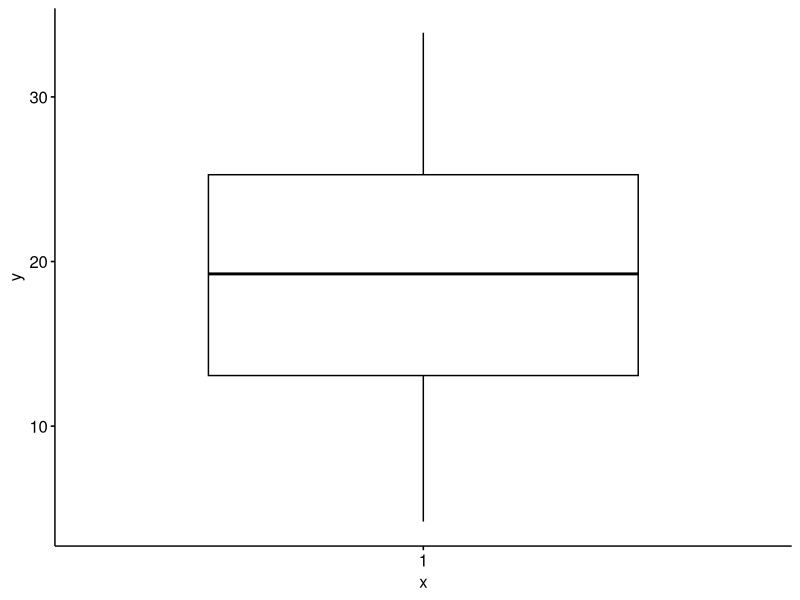
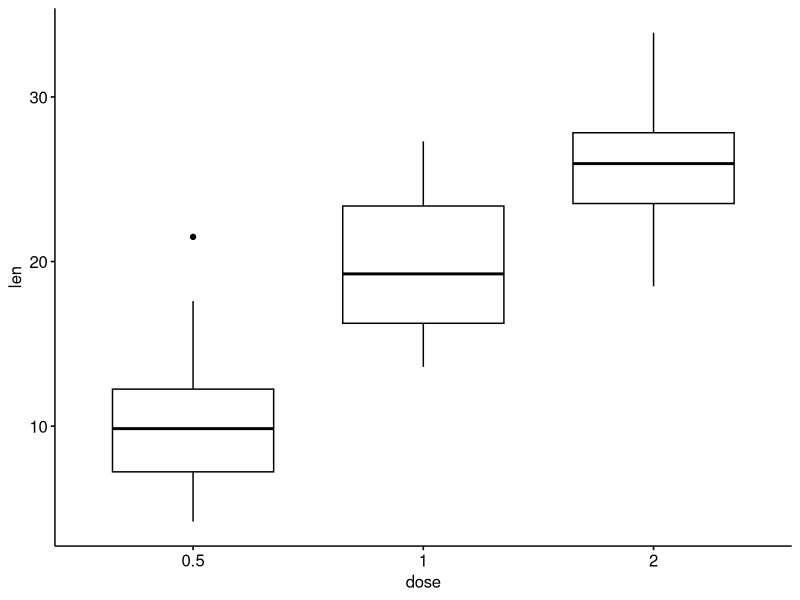
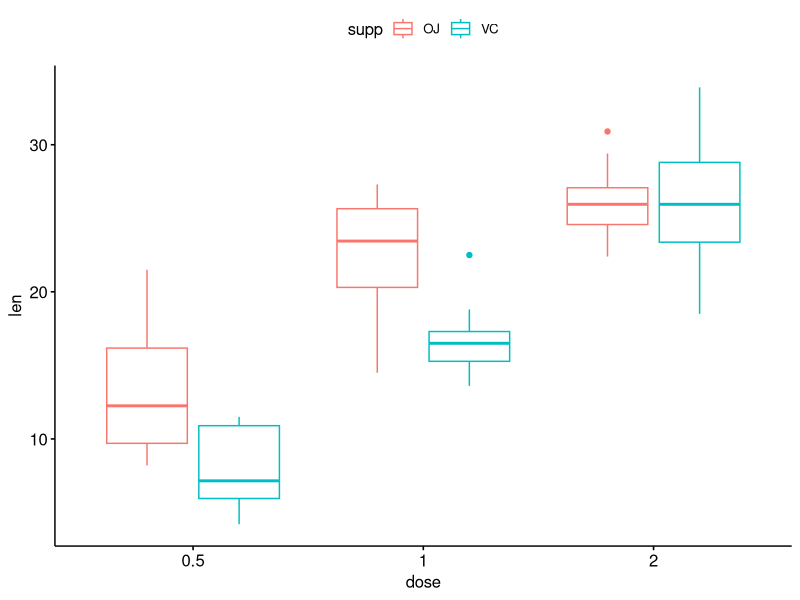
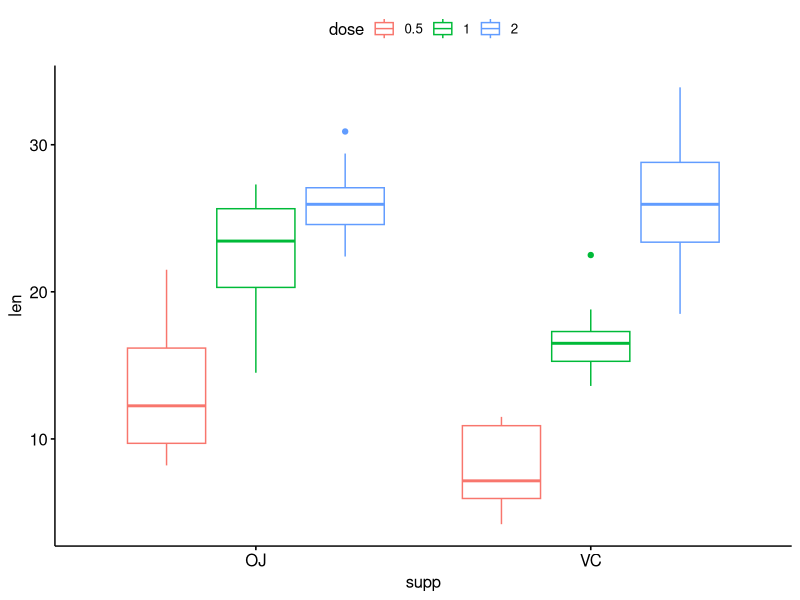
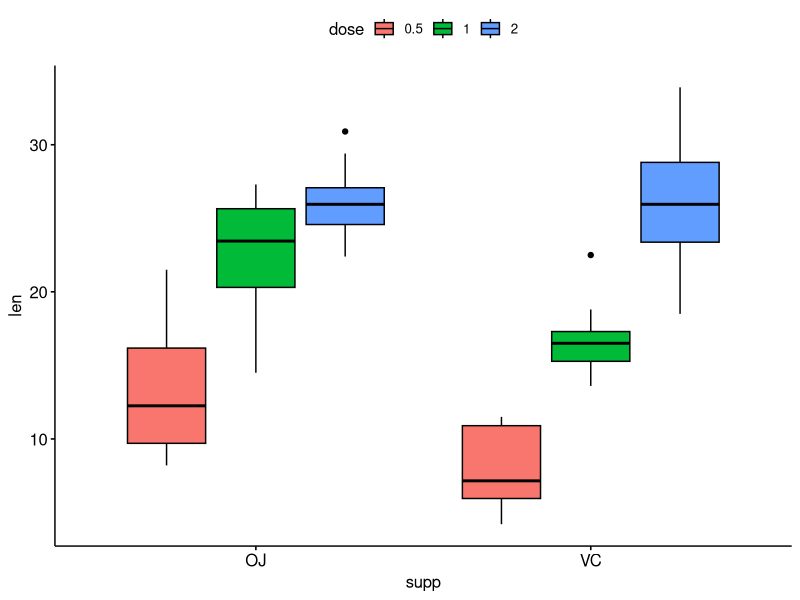
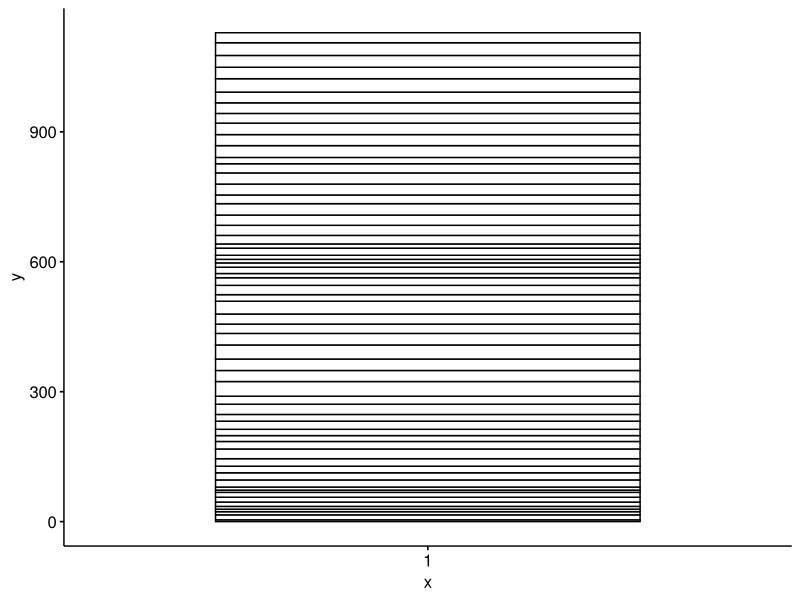
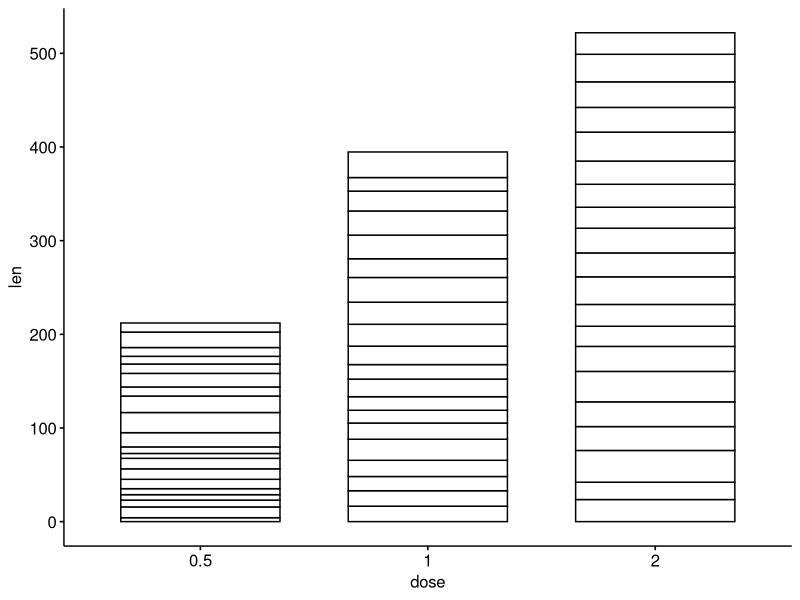
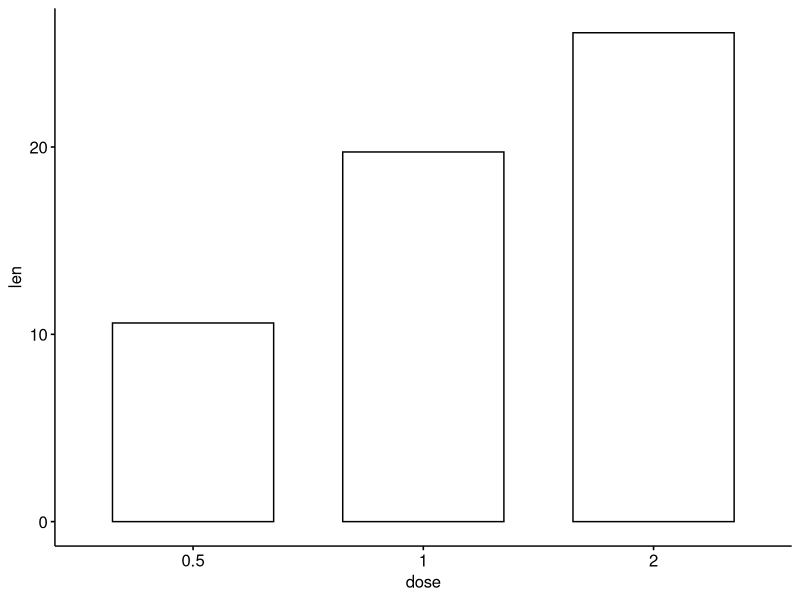

Here is the R script that generated these plots, in order:
## ---- chunk 1
library(tidyverse)
library(ggpubr)
data("ToothGrowth")
## ---- chunk 2
ToothGrowth$len

ToothGrowth$supp

ToothGrowth$dose
## ---- chunk 3
summary(ToothGrowth)
## ---- chunk 4
ToothGrowth$dose <- as.factor(ToothGrowth$dose)
## ---- chunk 5
summary(ToothGrowth)
## ---- chunk 6

mean(ToothGrowth$len)
median(ToothGrowth$len)
range(ToothGrowth$len)
IQR(ToothGrowth$len)
var(ToothGrowth$len)
sd(ToothGrowth$len)

## ---- chunk 7
library(ggpubr) ### do not type this line if you already included at the top of your script
ggboxplot(ToothGrowth$len)
## ---- chunk 8
ggboxplot(ToothGrowth, x="dose", y = "len")
## ---- chunk 9
ggboxplot(ToothGrowth, x="dose", y = "len", color = "supp")
## ---- chunk 10
ggboxplot(ToothGrowth, x="supp", y = "len", color = "dose")
## ---- chunk 11
ggboxplot(ToothGrowth, x="supp", y = "len", fill = "dose")
## ---- chunk 12
ggbarplot(ToothGrowth$len)
## ---- chunk 13
ggbarplot(ToothGrowth, x="dose", y = "len")
## ---- chunk 14
ggbarplot(ToothGrowth, x="dose", y = "len", add = "mean")
## ---- chunk 15
ggbarplot(ToothGrowth, x="dose", y = "len", add = "mean_sd")
## ---- chunk 16
ggbarplot(ToothGrowth, x="dose", y = "len", fill = "supp", add = "mean_sd")
## ---- chunk 17
ggbarplot(ToothGrowth, x="dose", y = "len", fill = "supp", position = position_dodge(0.7) , add = "mean_sd")
## ---- chunk 18
library(ggpubr)
data(mtcars)

mtcars$cyl <- as.factor(mtcars$cyl)
mtcars$am <- as.factor(mtcars$am)

ggboxplot(mtcars, x = "cyl", y = "disp")

## ---- chunk 19
ggboxplot(mtcars, x = "cyl", y = "mpg", fill = "am")
## ---- chunk 20
ggbarplot(mtcars, x = "am", y = "mpg", fill = "cyl", position = position_dodge(1), add = "mean_sd")
## ---- chunk 21
ggbarplot(mtcars, x = "cyl", y = "mpg", color = "cyl", position = position_dodge(1), add = "mean")
## ---- chunk 22
ggbarplot(mtcars, x = "cyl", y = "wt", fill = "am", position = position_dodge(0.5), add = "mean_sd")
